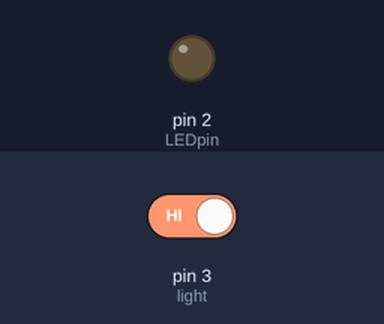
Bench run of a sketch on a simulated Arduino Uno, built with avr-gcc and run on an emulated ATmega328P. On the bench: output pins drawn as LEDs (lit = HIGH). The test bench sets the inputs (shaded band); at power-on: pin 3 (light) HIGH. What the sketch prints to the serial monitor is not drawn.

Above: at 1.2 s.
1.3 s: pin 3 (light) driven LOW
At 2.1 s:
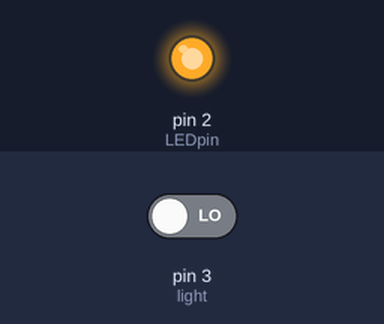
4.3 s: pin 3 (light) driven HIGH
At 5.6 s:
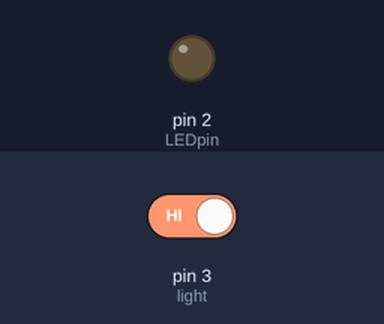
Timing chart, 0 to 7.3 s (numbered marks = the images above; inputs shaded):
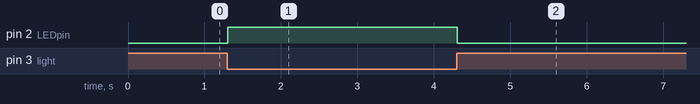

Measured:
- after the input at 1.3 s, pin 2 (LEDpin): LOW → HIGH at once
- after the input at 4.3 s, pin 2 (LEDpin): HIGH → LOW at once

The sketch:

sketch_jun13e.ino
```cpp
int LEDpin = 2;
int light = 3;

void setup() {
  pinMode(LEDpin,OUTPUT);
  pinMode(light,INPUT);
  Serial.begin(9600);
}
void loop()
  {
   int zhongbest = digitalRead(light);
   Serial.println(zhongbest);
   if  (zhongbest == 0){
   digitalWrite(LEDpin,HIGH);
   delay(1000);
   digitalWrite(LEDpin,LOW);
   }
   else{
   digitalWrite(LEDpin,LOW);
  }
  }
```
